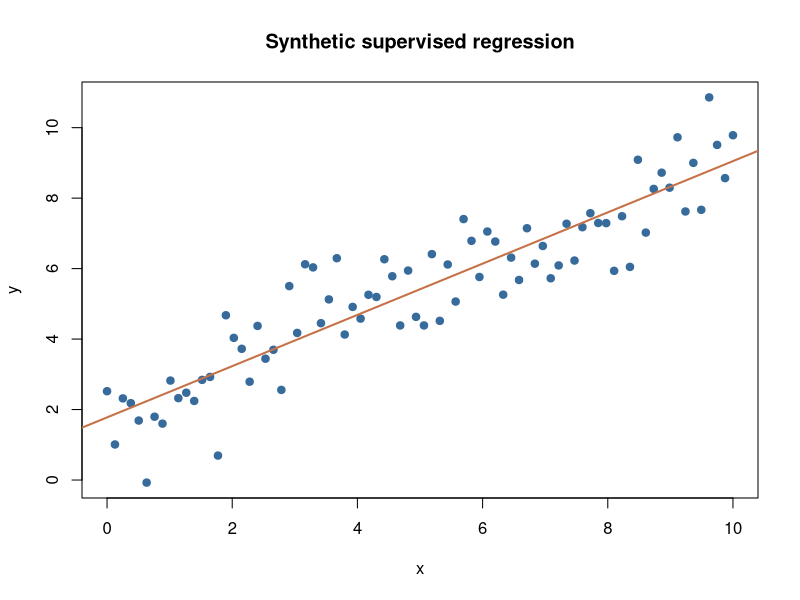

Reproduce this figure in R.
# LearningAI • ISLR (James et al., R edition) • independent demonstration
# Synthetic observations; NO copied textbook data, code, or empirical results.
# Run: Rscript islr-ch01.R     (base R only)
set.seed(2026)
x <- seq(0, 10, length.out = 80)
y <- 2 + 0.7*x + rnorm(length(x), sd=1)
cat('Regression task: target y available, sample correlation:', cor(x,y), '\n')
fit <- lm(y ~ x)
print(coef(fit))
# Now ignore y: unsupervised grouping uses the input x, not the target.
groups <- kmeans(matrix(x, ncol=1), centers=3, nstart=10)
print(table(groups$cluster))
plot(x,y,pch=19, col='#376b9b', main='Synthetic supervised regression')
abline(fit,col='#c57248',lwd=2)
